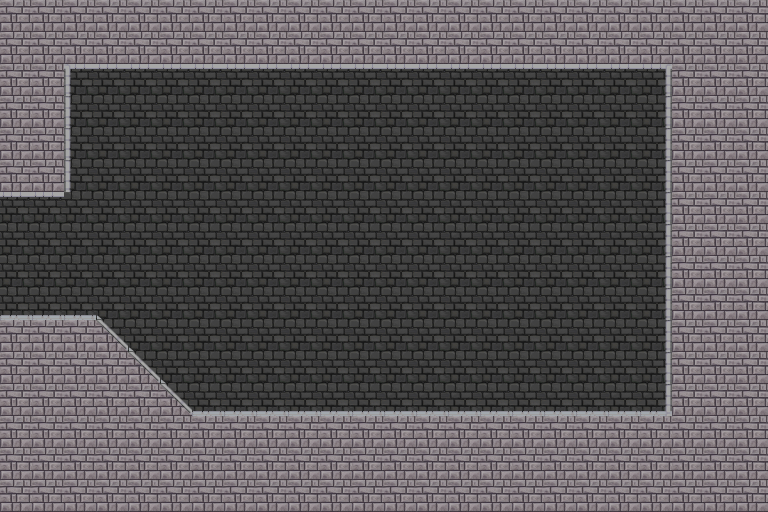

Rendered tile map (Tiled .tmx) drawn with the repository's tilesets; below, a short description and the map source with its tile grids summarised:
An orthogonal 24x16 tile map with 32x32 px tiles, 3 tile layers (Слой тайлов 1, Слой тайлов 2, Fire), 5 tilesets and 1 object.

<map version="1.0" orientation="orthogonal" renderorder="right-down" width="24" height="16" tilewidth="32" tileheight="32" nextobjectid="36">
 <properties>
  <property name="Down" value="No" />
  <property name="Height" type="float" value="5.12" />
  <property name="Left" value="Yes" />
  <property name="Right" value="No" />
  <property name="Up" value="No" />
  <property name="Width" type="float" value="7.68" />
 </properties>
 <tileset firstgid="1" name="wall" tilewidth="32" tileheight="32" tilecount="1" columns="1">
  <image source="../Resources/wall.jpg" width="32" height="32" />
  <tile id="0">
   <properties>
    <property name="Height" type="float" value="5.12" />
    <property name="Width" type="float" value="10.24" />
   </properties>
  </tile>
 </tileset>
 <tileset firstgid="2" name="castle" tilewidth="32" tileheight="32" spacing="1" margin="1" tilecount="465" columns="31">
  <image source="../Resources/castle.png" width="1024" height="512" />
 </tileset>
 <tileset firstgid="467" name="Fire" tilewidth="32" tileheight="64" tilecount="32" columns="8">
  <image source="../Resources/Fire.png" width="256" height="256" />
  <tile id="0">
   <properties>
    <property name="FireFrame" value="1" />
   </properties>
  </tile>
  <tile id="1">
   <properties>
    <property name="FireFrame" value="2" />
   </properties>
  </tile>
  <tile id="2">
   <properties>
    <property name="FireFrame" value="3" />
   </properties>
  </tile>
  <tile id="3">
   <properties>
    <property name="FireFrame" value="4" />
   </properties>
  </tile>
  <tile id="4">
   <properties>
    <property name="FireFrame" value="5" />
   </properties>
  </tile>
  <tile id="5">
   <properties>
    <property name="FireFrame" value="6" />
   </properties>
  </tile>
  <tile id="6">
   <properties>
    <property name="FireFrame" value="7" />
   </properties>
  </tile>
  <tile id="7">
   <properties>
    <property name="FireFrame" value="8" />
   </properties>
  </tile>
  <tile id="8">
   <properties>
    <property name="FireFrame" value="9" />
   </properties>
  </tile>
  <tile id="9">
   <properties>
    <property name="FireFrame" value="10" />
   </properties>
  </tile>
  <tile id="10">
   <properties>
    <property name="FireFrame" value="11" />
   </properties>
  </tile>
  <tile id="11">
   <properties>
    <property name="FireFrame" value="12" />
   </properties>
  </tile>
  <tile id="12">
   <properties>
    <property name="FireFrame" value="13" />
   </properties>
  </tile>
  <tile id="13">
   <properties>
    <property name="FireFrame" value="14" />
   </properties>
  </tile>
  <tile id="14">
   <properties>
    <property name="FireFrame" value="15" />
   </properties>
  </tile>
  <tile id="15">
   <properties>
    <property name="FireFrame" value="16" />
   </properties>
  </tile>
  <tile id="16">
   <properties>
    <property name="FireFrame" value="17" />
   </properties>
  </tile>
  <tile id="17">
   <properties>
    <property name="FireFrame" value="18" />
   </properties>
  </tile>
  <tile id="18">
   <properties>
    <property name="FireFrame" value="19" />
   </properties>
  </tile>
  <tile id="19">
   <properties>
    <property name="FireFrame" value="20" />
   </properties>
  </tile>
  <tile id="20">
   <properties>
    <property name="FireFrame" value="21" />
   </properties>
  </tile>
  <tile id="21">
   <properties>
    <property name="FireFrame" value="22" />
   </properties>
  </tile>
  <tile id="22">
   <properties>
    <property name="FireFrame" value="23" />
   </properties>
  </tile>
  <tile id="23">
   <properties>
    <property name="FireFrame" value="24" />
   </properties>
  </tile>
  <tile id="24">
   <properties>
    <property name="FireFrame" value="25" />
   </properties>
  </tile>
  <tile id="25">
   <properties>
    <property name="FireFrame" value="26" />
   </properties>
  </tile>
  <tile id="26">
   <properties>
    <property name="FireFrame" value="27" />
   </properties>
  </tile>
  <tile id="27">
   <properties>
    <property name="FireFrame" value="27" />
   </properties>
  </tile>
  <tile id="28">
   <properties>
    <property name="FireFrame" value="28" />
   </properties>
  </tile>
  <tile id="29">
   <properties>
    <property name="FireFrame" value="29" />
   </properties>
  </tile>
  <tile id="30">
   <properties>
    <property name="FireFrame" value="30" />
   </properties>
  </tile>
  <tile id="31">
   <properties>
    <property name="FireFrame" value="31" />
   </properties>
  </tile>
 </tileset>
 <tileset firstgid="499" name="Torch" tilewidth="34" tileheight="60" tilecount="1" columns="1">
  <image source="../Resources/Torch.png" width="34" height="60" />
 </tileset>
 <tileset firstgid="500" name="Wall_DelbekeHannes" tilewidth="32" tileheight="32" tilecount="1" columns="1">
  <image source="../Resources/Wall_DelbekeHannes.jpeg" width="32" height="32" />
 </tileset>
 <layer name="Слой тайлов 1" width="24" height="16">
  <data>[384 cells, 384 non-empty, 1 distinct tile ids]</data>
 </layer>
 <layer name="Слой тайлов 2" width="24" height="16">
  <data>[384 cells, 208 non-empty, 6 distinct tile ids]</data>
 </layer>
 <layer name="Fire" width="24" height="16">
  <data>[384 cells, 377 non-empty, 4 distinct tile ids]</data>
 </layer>
 <objectgroup name="ground">
  <properties>
   <property name="height" type="float" value="0" />
  </properties>
  <object id="35" x="64" y="64">
   <polyline points="0,0 608,0 608,352 128,352 32,256 -160,256 -160,128 0,128 0,0" />
  </object>
 </objectgroup>
</map>
